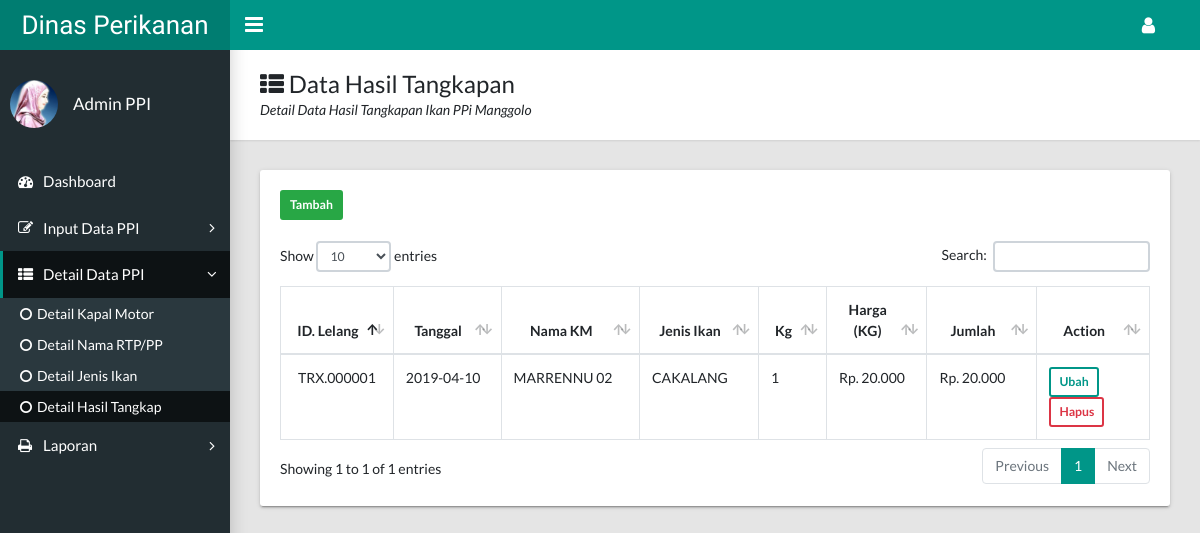
Page /docs/hasil_detail.php (signed in) on the committed database.
### tables this page shows
CREATE TABLE `hasil` (
  `id_transaksi` varchar(12) NOT NULL,
  `tgl` date DEFAULT NULL,
  `id_km` varchar(12) NOT NULL,
  `id_ikan` varchar(12) NOT NULL,
  `kg` decimal(4,0) DEFAULT NULL,
  `harga` decimal(12,0) DEFAULT NULL,
  `jumlah_harga` decimal(12,0) DEFAULT NULL
);

CREATE TABLE `km` (
  `id_km` varchar(12) NOT NULL,
  `nama_km` varchar(50) DEFAULT NULL
);

CREATE TABLE `ikan` (
  `id_ikan` varchar(12) NOT NULL,
  `jenis_ikan` varchar(100) DEFAULT NULL
);

### docs/hasil_detail.php (the view, shortened to what this page needs)
  <?php
 if (empty($_SESSION['user']) AND empty($_SESSION['pwd'])){
  echo "<link href='style.css' rel='stylesheet' type='text/css'>
  <center>Untuk mengakses modul, Anda harus login <br>";
  echo "<a href=login.php><b>LOGIN</b></a></center>";
}
else {
?>
<!DOCTYPE html>
<html lang="en">
  <head>
    <link rel="stylesheet" type="text/css" href="css/main.css">
    <link rel="stylesheet" type="text/css" href="https://maxcdn.bootstrapcdn.com/font-awesome/4.7.0/css/font-awesome.min.css">
  </head>
  <body class="app sidebar-mini rtl">
    <header class="app-header"><a class="app-header__logo" href="index.html">Dinas Perikanan</a>
      <a class="app-sidebar__toggle" href="#" data-toggle="sidebar" aria-label="Hide Sidebar"></a>
      <ul class="app-nav">
        <li class="dropdown"><a class="app-nav__item" href="#" data-toggle="dropdown" aria-label="Open Profile Menu"><i class="fa fa-user fa-lg"></i></a>
        </li>
      </ul>
    </header>
    <aside class="app-sidebar">
      <div class="app-sidebar__user"><img class="app-sidebar__user-avatar" src="foto/1.jpg" alt="User Image" width="48" left="48">
        <div>
          <p class="app-sidebar__user-name">Admin PPI</p>
        </div>
      </div>
      <ul class="app-menu">
       <li><a class="app-menu__item" href="index.php"><i class="app-menu__icon fa fa-dashboard"></i><span class="app-menu__label">Dashboard</span></a></li>
        <li class="treeview "><a class="app-menu__item" href="#" data-toggle="treeview"><i class="app-menu__icon fa fa-edit"></i><span class="app-menu__label">Input Data PPI</span><i class="treeview-indicator fa fa-angle-right"></i></a>
        </li>
        <li class="treeview is-expanded"><a class="app-menu__item" href="#" data-toggle="treeview"><i class="app-menu__icon fa fa-th-list"></i><span class="app-menu__label">Detail Data PPI</span><i class="treeview-indicator fa fa-angle-right"></i></a>
          <ul class="treeview-menu">
           <li><a class="treeview-item " href="km_detail.php"><i class="icon fa fa-circle-o"></i> Detail Kapal Motor</a></li>
            <li><a class="treeview-item " href="rtp_detail.php"><i class="icon fa fa-circle-o"></i> Detail Nama RTP/PP</a></li>
            <li><a class="treeview-item" href="ikan_detail.php"><i class="icon fa fa-circle-o"></i> Detail Jenis Ikan</a></li>
             <li><a class="treeview-item active" href="hasil_detail.php"><i class="icon fa fa-circle-o"></i> Detail Hasil Tangkap</a></li>
          </ul>
        </li>
        <li class="treeview"><a class="app-menu__item" href="#" data-toggle="treeview"><i class="app-menu__icon fa fa-print"></i><span class="app-menu__label">Laporan</span><i class="treeview-indicator fa fa-angle-right"></i></a>
        </li>
      </ul>
    </aside>
    <main class="app-content">
      <div class="app-title">
        <div>
          <h1><i class="fa fa-th-list"></i> Data Hasil Tangkapan</h1>
          <p>Detail Data Hasil Tangkapan Ikan PPi Manggolo</p>
        </div>
      </div>
      <div class="row">
        <div class="col-md-12">
          <div class="tile">
            <div class="tile-body">
             <form action="" method="post">
               <a href="hasil.php" class="btn btn-success btn-sm">Tambah</a>
            </form>
              <table class="table table-hover table-bordered" id="sampleTable">
                <br>
            <thead>
                <tr>
                    <th width="2%"><div align="center">ID. Lelang </div></th>
                    <th width="3%"><div align="center">Tanggal</div></th>
                    <th width="10%"><div align="center">Nama KM</div></th>
                    <th width="5%"><div align="center">Jenis Ikan</div></th>
                    <th width="2%"><div align="center">Kg</div></th>
                    <th width="5%"><div align="center">Harga (KG)</div></th>
                     <th width="5%"><div align="center">Jumlah </div></th>
                    <th width="7.5%"><div align="center">Action</div></th>
                </tr>
            </thead>
            <tbody>
                <?php
                          include "koneksi.php";
                             $sql = mysqli_query($koneksi, "SELECT hasil.id_transaksi, hasil.tgl, km.id_km, km.nama_km, ikan.id_ikan, ikan.jenis_ikan, hasil.kg, hasil.harga, hasil.jumlah_harga FROM km inner join hasil on km.id_km=hasil.id_km inner join ikan on ikan.id_ikan=hasil.id_ikan");
                              while ($tampil = mysqli_fetch_array($sql)) {
                               ?>
                                <tr>
                                 <td align="center"><span class="style1"><?php echo $tampil['id_transaksi'] ?></span></td>
                                  <td ><span class="style1"><?php echo $tampil['tgl'] ?></span></td>
                                   <td ><span class="style1"><?php echo $tampil['nama_km'] ?></span></td>
                                   <td ><span class="style1"><?php echo $tampil['jenis_ikan'] ?></span></td>
                                   <td ><span class="style1"><?php echo $tampil['kg'] ?></span></td>
                                    <td ><span class="style1">Rp. <?php echo (number_format($tampil['harga'],0,",","."));?></span></td>
                                    <td ><span class="style1">Rp. <?php echo (number_format($tampil['jumlah_harga'],0,",","."));?></span></td>
                                  <td><a href="hasil_edit.php?id_transaksi=<?php echo $tampil['id_transaksi']; ?>" class="btn btn-outline-primary btn-sm">Ubah</a>
                                   <a href="hasil_hapus.php?id_transaksi=<?php echo $tampil['id_transaksi']; ?>" name="hapus_data"  class="btn btn-outline-danger btn-sm" onclick="return confirm('Yakin Hapus Data')" >Hapus</a>
                                   </td>
                                  <?php  }  ?>
                            </table>
            </div>
          </div>
        </div>
      </div>
    </main>
  </body>
</html>
<?php } ?>

### rows in the picture
hasil: id_transaksi "TRX.000001", tgl "2019-04-10", id_km.nama_km "MARRENNU 02", id_ikan.jenis_ikan "CAKALANG", kg "1", harga "20.000", jumlah_harga "20.000"
